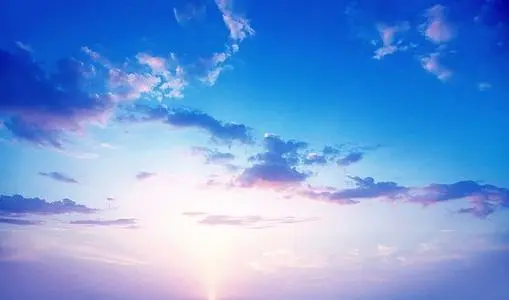
#> input picture figpro/data/images/sky.jpg, 509 x 300 px, found by its file name
$ python enhance.py
#> lines starting #> are read from the running program, lines starting #| are printed output that depends on the picture
import cv2 as cv
import numpy as np
import matplotlib.pyplot as plt
import math

def calcGrayHist(I):
    # 计算灰度直方图
    h, w = I.shape[:2]
    grayHist = np.zeros([256], np.uint64)
    for i in range(h):
        for j in range(w):
            grayHist[I[i][j]] += 1
    return grayHist


img = cv.imread("../data\images/sky.jpg", 0)
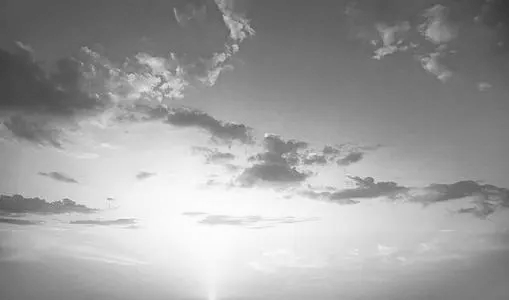
#> img: shape (300, 509); min 56, max 254, mean 159.2
grayHist = calcGrayHist(img)
#> grayHist = 256 values, max 2124 at index 99, min 0 at index 0, mean 596.5
x = np.arange(256)
# 绘制灰度直方图
plt.plot(x, grayHist, 'r', linewidth=2, c='black')
plt.xlabel("gray Label")
plt.ylabel("number of pixels")
plt.show()
#> figure, not shown here; curve peaks at x = 99, y = 2124
cv.imshow("img", img)
cv.waitKey()


# Matplotlib本身计算直方图的函数hist

img = cv.imread("../data\images/sun.jpg", 0)
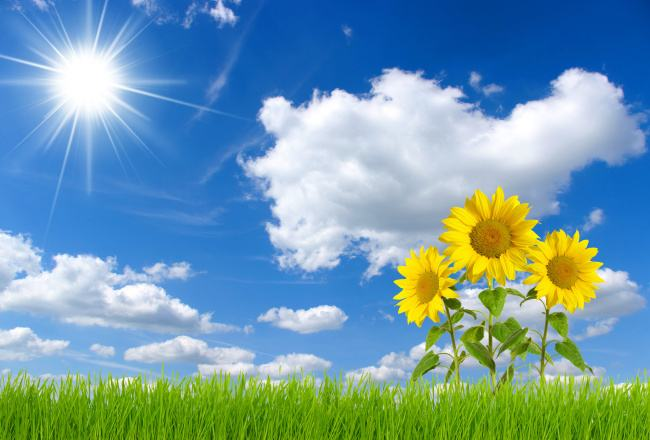
#> input picture figpro/data/images/sun.jpg, 650 x 440 px, found by its file name
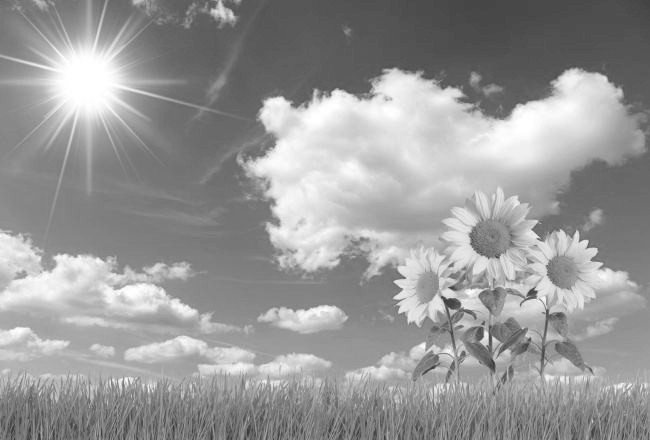
#> img: shape (440, 650); min 46, max 255, mean 152.2
h, w = img.shape[:2]
#> h = 440; w = 650
pixelSequence = img.reshape([h * w, ])
numberBins = 256
histogram, bins, patch = plt.hist(pixelSequence, numberBins,
                                  facecolor='black', histtype='bar')
#> histogram = 256 values, max 3738 at index 120, min 0 at index 1, mean 1117.2; bins = 257 values from 46 to 255; patch = 256 items
plt.xlabel("gray label")
plt.ylabel("number of pixels")
plt.axis([0, 255, 0, np.max(histogram)])
plt.show()
#> figure, not shown here; tallest bar 3738 high, from x = 144 to 144.8
cv.imshow("img", img)
cv.waitKey()


#  线性变换

a = np.array([[0, 200], [23, 4]], np.uint8)
b = 2 * a
print(b.dtype)
print(b)

a = np.array([[0, 200], [23, 4]], np.uint8)
b = 2.0 * a
print(b.dtype)
print(b)


# 灰度直方图函数
def grayHist(img):
    h, w = img.shape[:2]
    pixelSequence = img.reshape([h * w, ])
    numberBins = 256
    histogram, bins, patch = plt.hist(pixelSequence, numberBins,
                                      facecolor='black', histtype='bar')
    plt.xlabel("gray label")
    plt.ylabel("number of pixels")
    plt.axis([0, 255, 0, np.max(histogram)])
    plt.show()


img = cv.imread("../data\images/sun.jpg", 0)
out = 2.0 * img
# 进行数据截断，大于255的值截断为255
out[out > 255] = 255
# 数据类型转换
out = np.around(out)
out = out.astype(np.uint8)
# 分别绘制处理前后的直方图
# grayHist(img)
# grayHist(out)
cv.imshow("img", img)
cv.imshow("out", out)
cv.waitKey()

img = cv.imread("../data\images/sky.jpg", 0)
img = cv.resize(img, None, fx=0.3, fy=0.3)
#> img: shape (90, 153)
h, w = img.shape[:2]
#> h = 90; w = 153
out = np.zeros(img.shape, np.uint8)
for i in range(h):
    for j in range(w):
        pix = img[i][j]
        if pix < 50:
            out[i][j] = 0.5 * pix
        elif pix < 150:
            out[i][j] = 3.6 * pix - 310
        else:
            out[i][j] = 0.238 * pix + 194
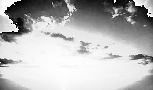
#> out: shape (90, 153); min 0, max 254, mean 183.8
        # 数据类型转换
out = np.around(out)
out = out.astype(np.uint8)
# grayHist(img)
# grayHist(out)
cv.imshow("img", img)
cv.imshow("out", out)
cv.waitKey()

# 直方图正规化

img = cv.imread("../data\images/sky.jpg", 0)
# 计算原图中出现的最小灰度级和最大灰度级
# 使用函数计算
Imin, Imax = cv.minMaxLoc(img)[:2]
#> Imin = 56; Imax = 254
# 使用numpy计算
# Imax = np.max(img)
# Imin = np.min(img)
Omin, Omax = 0, 255
# 计算a和b的值
a = float(Omax - Omin) / (Imax - Imin)
#> a = 1.29
b = Omin - a * Imin
#> b = -72.12
out = a * img + b
#> out: shape (300, 509) float64
out = out.astype(np.uint8)
cv.imshow("img", img)
cv.imshow("out", out)
cv.waitKey()

img = cv.imread("../data\images/sun.jpg", 0)
out = np.zeros(img.shape, np.uint8)
cv.normalize(img, out, 255, 0, cv.NORM_MINMAX, cv.CV_8U)
#> out: shape (440, 650)
cv.imshow("img", img)
cv.imshow("out", out)
cv.waitKey()

img = cv.imread("../data\images/sky.jpg", 0)
# 图像归一化
fi = img / 255.0
# 伽马变换
gamma = 0.4
out = np.power(fi, gamma)
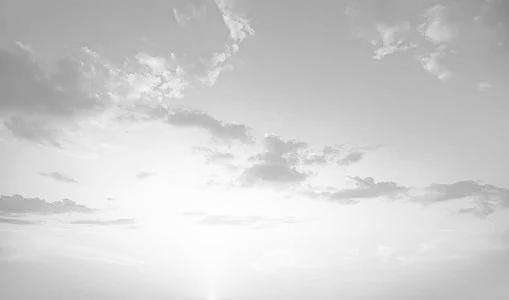
#> out: shape (300, 509) float64; min 0.545, max 0.998, mean 0.818
cv.imshow("img", img)
cv.imshow("out", out)
cv.waitKey()

# 全局直方图均衡化

def equalHist(img):
    # 灰度图像矩阵的高、宽
    h, w = img.shape
#> h = 300; w = 509
    # 第一步：计算灰度直方图
    grayHist = calcGrayHist(img)
    # 第二步：计算累加灰度直方图
    zeroCumuMoment = np.zeros([256], np.uint32)
    for p in range(256):
        if p == 0:
            zeroCumuMoment[p] = grayHist[0]
        else:
            zeroCumuMoment[p] = zeroCumuMoment[p - 1] + grayHist[p]
#> after the loop, zeroCumuMoment = 256 values from 0 to 152700
    # 第三步：根据累加灰度直方图得到输入灰度级和输出灰度级之间的映射关系
    outPut_q = np.zeros([256], np.uint8)
    cofficient = 256.0 / (h * w)
#> cofficient = 0.00168
    for p in range(256):
        q = cofficient * float(zeroCumuMoment[p]) - 1
        if q >= 0:
            outPut_q[p] = math.floor(q)
        else:
            outPut_q[p] = 0
#> this loop made 256 passes
#> q on passes 1 to 3: -1, -1, -1
#> after the loop, outPut_q = 256 values from 0 to 255
    # 第四步：得到直方图均衡化后的图像
    equalHistImage = np.zeros(img.shape, np.uint8)
    for i in range(h):
        for j in range(w):
            equalHistImage[i][j] = outPut_q[img[i][j]]
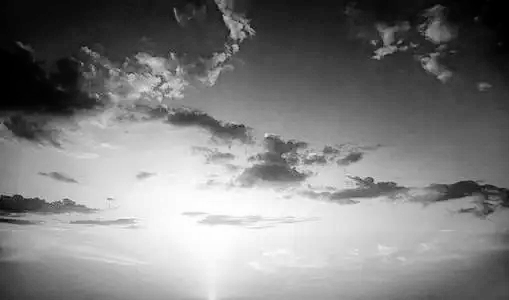
#> equalHistImage: shape (300, 509); min 0, max 255, mean 127.4
    return equalHistImage


img = cv.imread("../data\images/sky.jpg", 0)
# 使用自己写的函数实现
equa = equalHist(img)
# grayHist(img, equa)
# 使用OpenCV提供的直方图均衡化函数实现
# equa = cv.equalizeHist(img)
cv.imshow("img", img)
cv.imshow("equa", equa)
cv.waitKey()

img = cv.imread("../data\images/sun.jpg", 0)
img = cv.resize(img, None, fx=0.5, fy=0.5)
#> img: shape (220, 325)
# 创建CLAHE对象
clahe = cv.createCLAHE(clipLimit=2.0, tileGridSize=(8, 8))
# 限制对比度的自适应阈值均衡化
dst = clahe.apply(img)
# 使用全局直方图均衡化
equa = cv.equalizeHist(img)
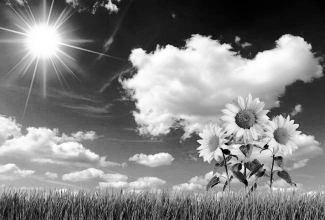
#> equa: shape (220, 325); min 0, max 255, mean 128.3
# 分别显示原图，CLAHE，HE
cv.imshow("img", img)
cv.imshow("dst", dst)
cv.imshow("equa", equa)
cv.waitKey()
